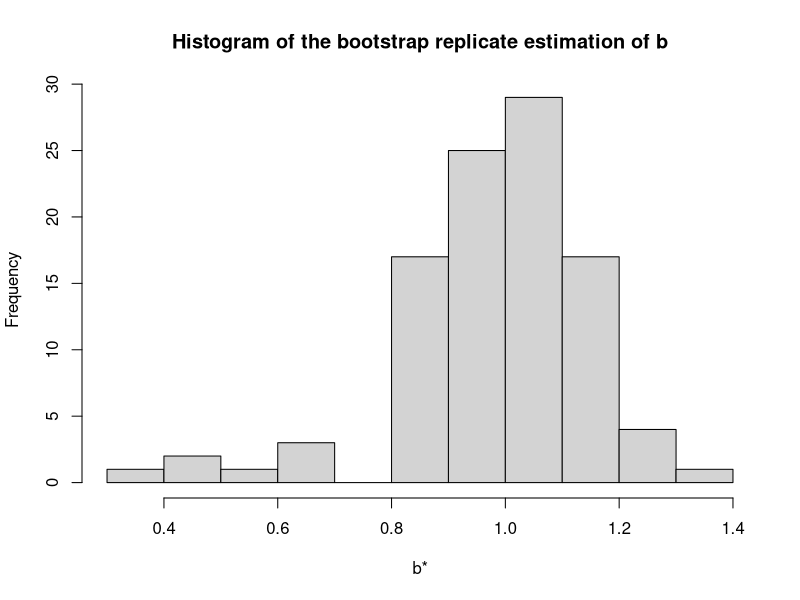

Generate this figure with R: (Note: this script raises an error after producing the figure.)
A<-c(48,36,20,29,42,42,20,42,22,41,45,14,6,0,33,28,34,4,32,24,47,41,24,26,30,41)
B<-c(42,33,16,39,38,36,15,33,20,43,34,22,7,15,34,29,41,13,38,25,27,41,28,14,28,40)

SIMEX<-function(A,B){

R<-30
l<-5
L<-rep(NA,R*l)
C<-rep(NA,R*l)
IC<-rep(NA,R*l)

for (lambda in seq(l)){
for ( i in seq(R)){
L[i+(lambda-1)*R]<-lambda

BS<-B+sqrt(lambda)*rnorm(length(B),0,6)
model<-lm(A~BS)
C[i+(lambda-1)*R]<-coef(model)[2]

AS<-A+sqrt(lambda)*rnorm(length(A),0,6)
model<-lm(B~AS)
IC[i+(lambda-1)*R]<-1/(coef(model)[2])
	}
}
model1<-lm(C~L)
model2<-lm(IC~L)
c1=coef(model1)
c2=coef(model2)
return(((c2[1]-c1[1])/(c1[2]-c2[2]))*c2[2]+c2[1])}

SIMEX(A,B)

bootsample<-rep(NA,100)
for( i in 1:100){
replicate<-sample(1:26, replace=TRUE)
As=A[replicate]
Bs=B[replicate]
bootsample[i]<-SIMEX(As,Bs)}
hist(bootsample, xlab="b*", main="Histogram of the bootstrap replicate estimation of b")
L1=sort(bootsample)[2]
U1=sort(bootsample)[97]

plot(L,C,xlim=c(-3,5),ylim=c(0.2,4.5))
points(L,IC,col=3)
abline(model1)
abline(model2,col=3)
